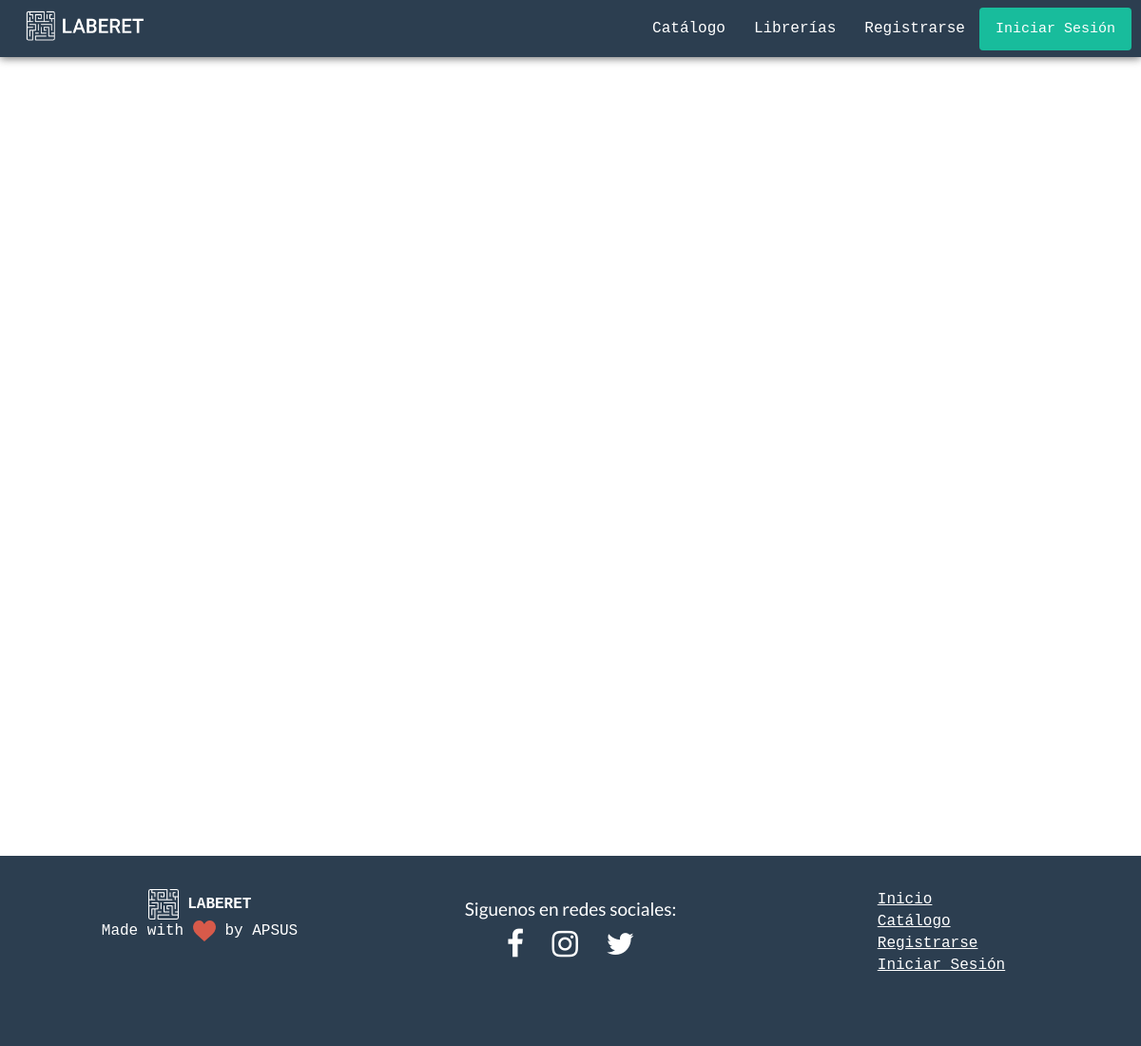
Page /librerias on the earlier database version.
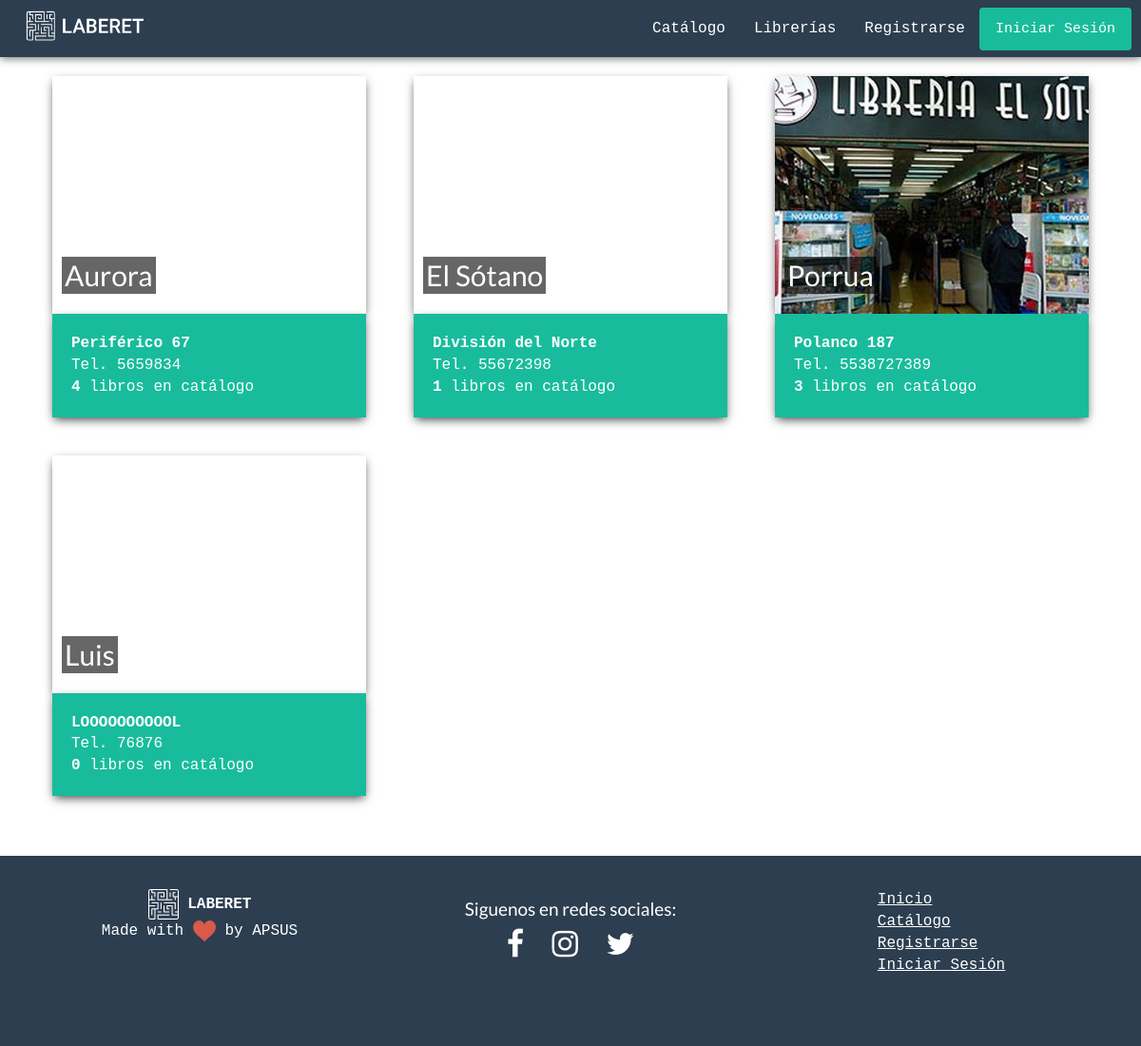
Same page on the later database version.
### tables this page shows
CREATE TABLE `libreria` (
  `idLibreria` int(10) NOT NULL,
  `nombre` varchar(256) NOT NULL,
  `fotoPerfil` varchar(1024) NOT NULL,
  `fotoPortada` varchar(1024) NOT NULL,
  `telefono` varchar(1024) NOT NULL,
  `direccion` varchar(255) NOT NULL,
  `coordenadas` varchar(255) NOT NULL,
  `facebook` varchar(512) DEFAULT NULL,
  `twitter` varchar(512) DEFAULT NULL,
  `instagram` varchar(512) DEFAULT NULL
);

### librerias/librerias.php (called while the page is built, shortened)
<?php
include '../conexion.php';
include_once '../lib/Libreria.php';
$librerias = array();
$sql = "SELECT * FROM libreria;";
$query = mysqli_query($con, $sql);

### lib/Libreria.php (called while the page is built, shortened)
<?php
class Libreria
{
	private $id;
	private $nombre;
	private $fotoPerfil;
	private $telefono;
	private $direccion;
	function fill(array $row) {
		$this->id = $row['idLibreria'];
		$this->nombre = $row['nombre'];
		$this->fotoPerfil = $row['fotoPerfil'];
		$this->telefono = $row['telefono'];
		$this->direccion = $row['direccion'];
	}
	function getNumLibros() {
		include "../conexion.php";
		$sql = "SELECT COUNT(idLibro) as num from libro where idLibreria = ".$this->id.";";
		$query = mysqli_query($con, $sql);
		$num = 0;
		if ($row = mysqli_fetch_array($query)) {
			$num = $row['num'];
		}
		return $num;
	}
	public function getId(){
		return $this->id;
	}
	public function getNombre(){
		return $this->nombre;
	}
	public function getFotoPerfil(){
		return $this->fotoPerfil;
	}
	public function getTelefono(){
		return $this->telefono;
	}
	public function getDireccion(){
		return $this->direccion;
	}
}

### librerias/index.php (the view, shortened to what this page needs)
<!DOCTYPE html>
<html>
<head>
	<link rel="stylesheet" href="../css/bootstrap.min.css">
	<link rel="stylesheet" href="../css/librerias-style.css">
	<link rel="stylesheet" type="text/css" href="https://maxcdn.bootstrapcdn.com/font-awesome/4.7.0/css/font-awesome.min.css">
</head>
<body>
	<?php
		$current_page = "infoLibreria";
		if (!isset($_SESSION['tipo'])) {
			include '../components/navbar-visitante.php';
		} else if ($_SESSION['tipo'] == 'invitado') {
			include '../components/navbar-visitante.php';
		} else if ($_SESSION['tipo'] == 'usuario') {
			include '../components/navbar-user.php';
		} else {
			include '../components/navbar-libreria.php';
		}
	?>
	<?php include "librerias.php" ?>
	<div class="container muestra">
	<?php foreach ($librerias as $libreria): ?>
		<div class="libreria col-lg-4 col-md-4 col-sm-6 col-xs-6" data-id="<?php echo $libreria->getId() ?>">
			<div class="wrap">
				<div class="imagen" style="background: url(../<?php echo $libreria->getFotoPerfil(); ?>) no-repeat no-repeat center center;">
					<h3><?php echo $libreria->getNombre(); ?></h3>
				</div>
				<div class="info">
					<p><b><?php echo $libreria->getDireccion() ?></b></p>
					<p>Tel. <?php echo $libreria->getTelefono() ?></p>
					<p><b><?php echo $libreria->getNumLibros() ?></b> libros en catálogo</p>
				</div>
			</div>
		</div>
	<?php endforeach; ?>
	</div>
</body>
</html>

### components/navbar-visitante.php (shortened to what this page needs)
<link rel="stylesheet" href="../css/navbar-vis.css">
<nav class="navbar navbar-default navbar-fixed-top" role="navigation">
      <div class="navbar-header col-lg-2 col-md-2">
        <a class="navbar-brand navbar-left" href="../"><img id="icon" src="../img/logo.png" alt=""></a>
      </div>
      <div class="collapse navbar-collapse" id="collapse-target">
       <div id="list" class="col-lg-10 col-md-10">
          <ul class="nav navbar-nav navbar-right">
                  <?php if($current_page == 'buscar') : ?>
                    <li class="active"><a href="">Catálogo</a></li>
                  <?php else: ?>
                    <li><a href="../buscar">Catálogo</a></li>
                  <?php endif; ?>
                  <li><a href="../librerias">Librerías</a></li>
                  <?php if($current_page == 'registrarse') : ?>
                    <li class="active"><a href="">Registrarse</a></li><li>
                  <?php else: ?>
                    <li><a href="../registrarse">Registrarse</a></li>
                  <li>
                  <?php endif; ?>
                    <p class="navbar-btn">
                      <?php if($current_page == 'inicio_sesion') : ?>
                        <a href="" class="btn btn-success">Iniciar Sesión</a>
                      <?php else: ?>
                        <a href="../inicioSesion" class="btn btn-success">Iniciar Sesión</a>
                      <?php endif; ?>
                    </p>
                  </li>
        </ul>
       </div>
      </div>
  </nav>

### css/librerias-style.css (style rules this page uses)
html,body { height:100%;width:100%;margin:0px;padding:0px;font-size:12pt;font-family:'Roboto Mono',monospace }
.muestra { min-height:100%;margin:0 auto;margin-top:50px;margin-bottom:50px }
.muestra .libreria .wrap { padding:10px 10px 10px;margin-top:20px;cursor:pointer }
.muestra .libreria .wrap .imagen { height:250px;width:100%;margin-bottom:0px;-webkit-box-shadow:0 4px 10px -2px rgba(0,0,0,0.75);-moz-box-shadow:0 4px 10px -2px rgba(0,0,0,0.75);box-shadow:0 4px 10px -2px rgba(0,0,0,0.75);-webkit-transition:all 400ms ease;-moz-transition:all 400ms ease;-ms-transition:all 400ms ease;-o-transition:all 400ms ease;transition:all 400ms ease }
.muestra .libreria .wrap .imagen h3 { margin-top:0px;position:absolute;top:220px;margin-left:10px;color:white;background-color:rgba(0,0,0,0.6);padding:3px 3px 3px 3px;font-size:30px }
.muestra .libreria .wrap .info { margin-top:0px;padding:20px 20px 20px 20px;background-color:#18BC9C;color:white;-webkit-box-shadow:0 4px 10px -2px rgba(0,0,0,0.75);-moz-box-shadow:0 4px 10px -2px rgba(0,0,0,0.75);box-shadow:0 4px 10px -2px rgba(0,0,0,0.75);-webkit-transition:all 400ms ease;-moz-transition:all 400ms ease;-ms-transition:all 400ms ease;-o-transition:all 400ms ease;transition:all 400ms ease }
.muestra .libreria .wrap .info p { margin:0px }
.footer { height:fit-content;padding-top:30px;padding-bottom:20px;color:white;background:#2C3E50 }
.footer .row-fluid { margin-top:20px }
.footer .menu { width:fit-content;margin:0 auto }
.footer a { color:white;text-decoration:underline }

### css/navbar-vis.css (style rules this page uses)
.navbar-default { background-color:#2C3E50;color:white;padding-right:10px;-webkit-box-shadow:0 1px 9px 0 rgba(50,50,50,0.75);-moz-box-shadow:0 1px 9px 0 rgba(50,50,50,0.75);box-shadow:0 1px 9px 0 rgba(50,50,50,0.75);margin-bottom:0px;border-radius:0 }
.navbar-default .navbar-brand img { height:75px;width:150px;margin-left:-20px;margin-top:-30px }

### css/footer.css (style rules this page uses)
.footer { background:#2C3E50;height:25%;padding-top:15px;color:white }
.footer .menu { width:fit-content;margin:0 auto }
.footer .redes-iconos i { font-size:32px;padding:0px 10px 0px 10px }
.footer a { color:white;text-decoration:underline }

Differences in the rows shown:
added libreria: nombre "Aurora", direccion "Periférico 67", telefono "5659834", NumLibros "4"
added libreria: nombre "El Sótano", direccion "División del Norte", telefono "55672398", NumLibros "1"
added libreria: fotoPerfil (picture), nombre "Porrua", direccion "Polanco 187", telefono "5538727389", NumLibros "3"
added libreria: nombre "Luis", direccion "LOOOOOOOOOOL", telefono "76876", NumLibros "0"
